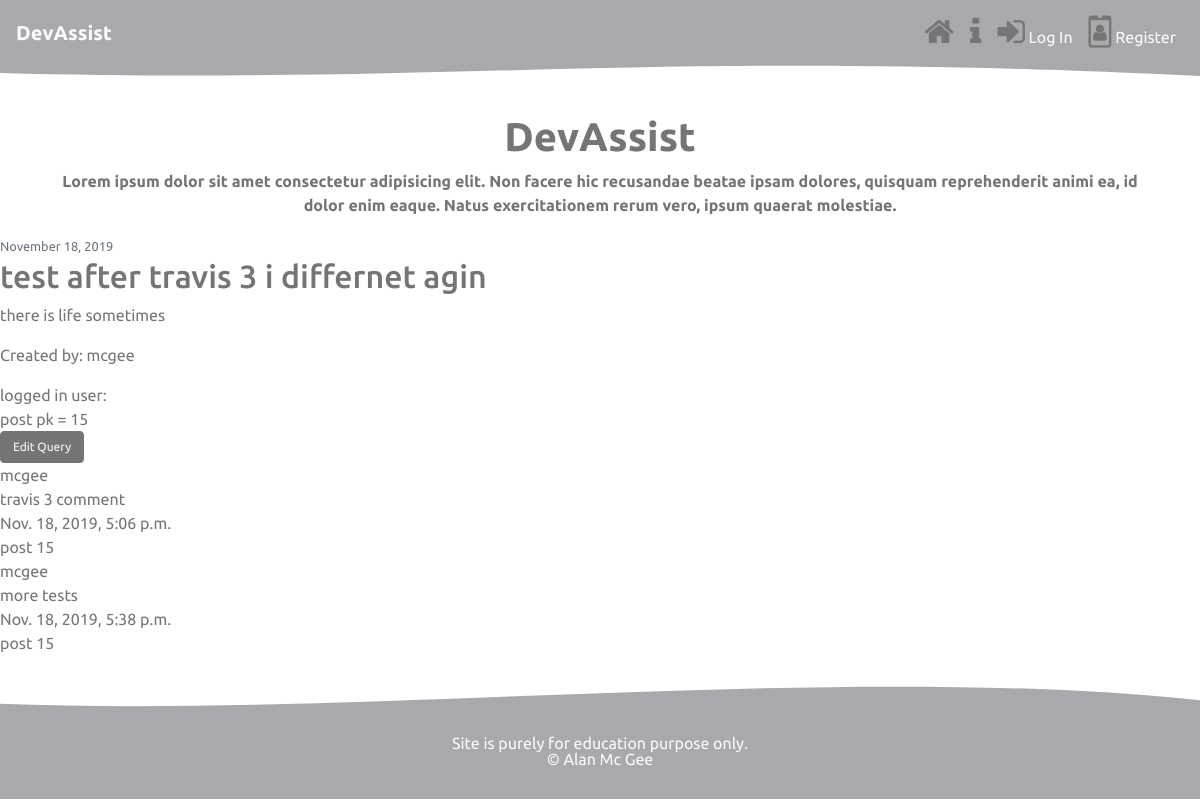
/community/query/15/, run on the app's committed database.
### forum/models.py (models this page shows, shortened)
class Post(models.Model):
    title = models.CharField(max_length=100)
    content = models.TextField()
    date_posted = models.DateTimeField(default=timezone.now)
    author = models.ForeignKey(User, on_delete=models.CASCADE) # cascade -  when user is deleted remove all posts
    class Meta:
        ordering = ("-date_posted", )

class Comment(models.Model):
    title = models.CharField(max_length=100)
    content = models.TextField(max_length=1500, null=True)
    date_posted = models.DateTimeField(default=timezone.now)
    query = models.ForeignKey(Post, null=True, on_delete=models.CASCADE)
    comment_by = models.ForeignKey(User,null=True,on_delete=models.CASCADE, default=1)
    comment_date = models.DateTimeField(auto_now_add=True)

### forum/views.py (the view)
# urls.py: path('query/<int:pk>/', views.query_detail, name='post-detail'),
def query_detail(request, pk):
    query_detail = get_object_or_404(Post, pk=pk)
    comment = Comment.query_id
    comments = Comment.objects.filter(query_id = pk )
    context = {
        "post": query_detail,
        "comments":comments,
    }
    return render(request, "forum/post_detail.html", context)

### forum/templates/forum/post_detail.html (shortened to what this page needs)
{% extends "base.html" %}
{% block content %}
  <article>
        <small class="text-muted">{{ post.date_posted|date:"F d, Y" }}</small>
      <h2 >{{ post.title }}</h2>
      <p >{{ post.content }}</p>
        <p>Created by: {{ post.author }}</p>logged in user: {{ request.user.username }}<br>post pk = {{ post.pk }}
  </article>
  <a href="{% url 'post-edit' post.id%}" class="btn btn-info">Edit Query</a><br>
  {% for comment in comments %}
  {{ comment.comment_by }}<br>
  {{ comment.content }}<br>
  {{ comment.comment_date }}<br>
  post {{ comment.query_id }}<br>
  {% endfor %}
{% endblock content %}

### static/css/main.css (style rules this page uses)
body { font-family: 'Ubuntu', sans-serif; color: #757575; }
.btn-info { font-size: .75rem; background-color: #757575; color: #fafafa; border-color: #757575; }

### data on the page
Post: date_posted "November 18, 2019", title "test after travis 3 i differnet agin", content "there is life sometimes", author "mcgee", pk "15"
Comment: comment_by "mcgee", content "travis 3 comment", comment_date "Nov. 18, 2019, 5:06 p.m.", query_id "15"
Comment: comment_by "mcgee", content "more tests", comment_date "Nov. 18, 2019, 5:38 p.m.", query_id "15"
